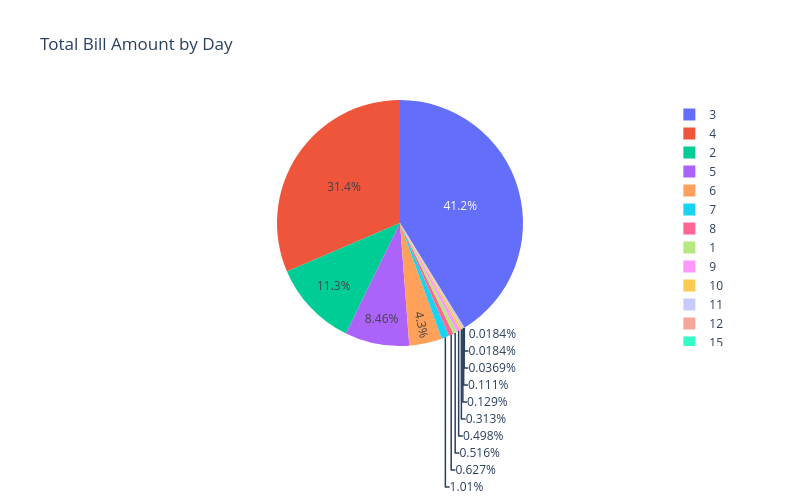

Notebook cell for this chart:
### Markdown cell above
# 4. Pie Chart

### Code cell
fig = px.pie(data_frame= new_df, names= 'bedrooms', title= 'Total Bill Amount by Day')
fig.update_layout(width=800,
    height=500
)
fig.show()

### Figure 1 — Plotly figure (JSON) as saved in the notebook; plotly's stock layout.template omitted (floating-point values rounded to 4 significant figures; data arrays with more than 128 entries replaced by an {"elided": "..."} marker saying what was removed)
{"data": [{"domain": {"x": [0, 1], "y": [0, 1]}, "hovertemplate": "bedrooms=%{label}<extra></extra>", "labels": {"elided": "5423 int values"}, "legendgroup": "", "name": "", "showlegend": true, "type": "pie"}], "layout": {"height": 500, "legend": {"tracegroupgap": 0}, "title": {"text": "Total Bill Amount by Day"}, "width": 800}}
